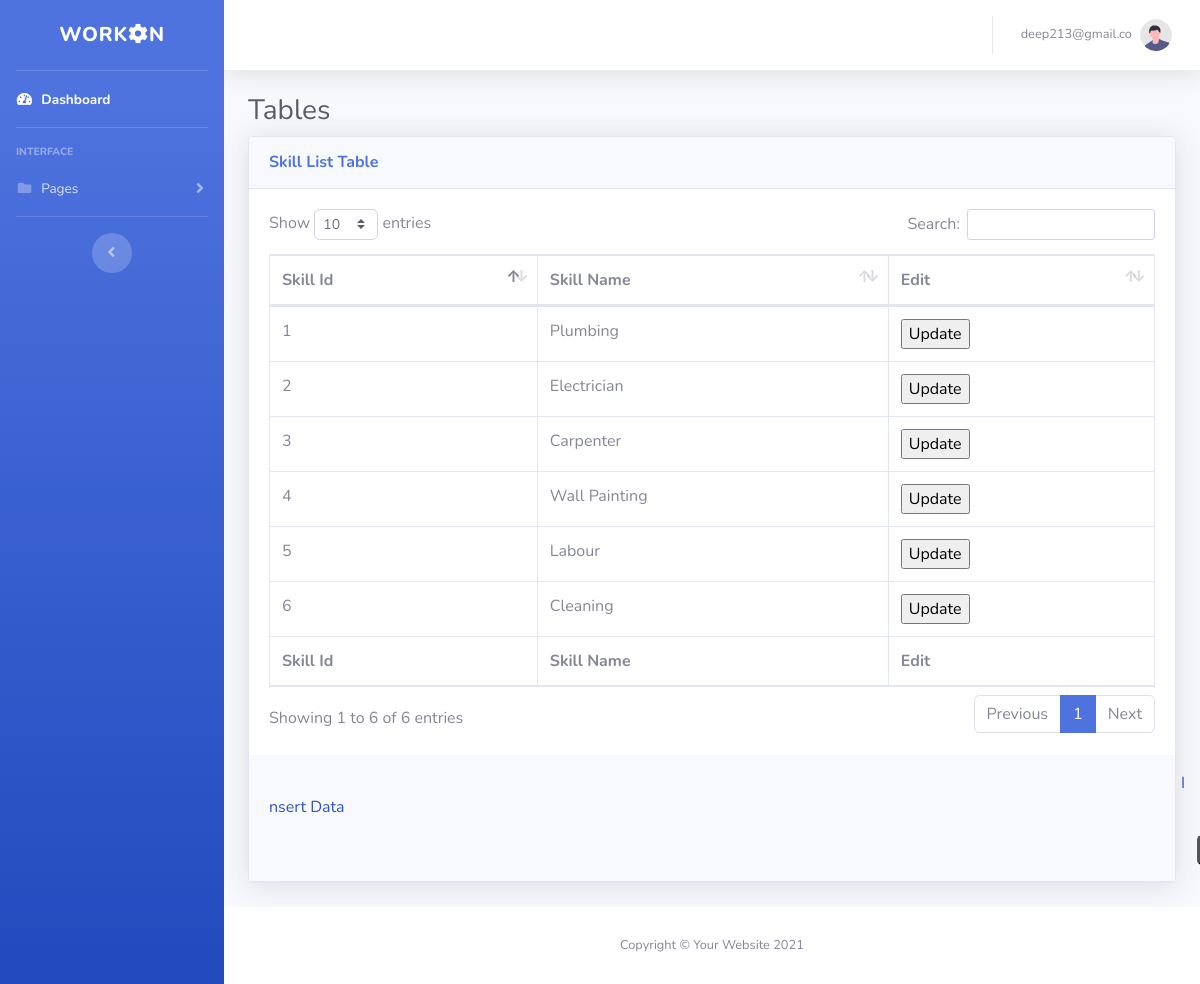
Screenshot of /admin/skills.php (signed in) with the database file from the repository.
### tables this page shows
CREATE TABLE `skill_list` (
  `skill_list_id` int(6) NOT NULL,
  `name` varchar(30) NOT NULL
);

### admin/skills.php (the view, shortened to what this page needs)
<?php include 'config.php';
?>
<!DOCTYPE html>
<html lang="en">
<head>
    <link href="vendor/fontawesome-free/css/all.min.css" rel="stylesheet" type="text/css">
    <link href="css/sb-admin-2.min.css" rel="stylesheet">
    <link href="vendor/datatables/dataTables.bootstrap4.min.css" rel="stylesheet">
</head>
<body id="page-top">
    <div id="wrapper">
        <?php include 'sidebar.php';?>
        <div id="content-wrapper" class="d-flex flex-column">
            <div id="content">
                <?php include 'topbar.php';?>
                <div class="container-fluid">
                    <h1 class="h3 mb-2 text-gray-800">Tables</h1>
                    <?php
                    $sql = "SELECT * FROM `skill_list`";
                    $result = mysqli_query($conn, $sql);
                    if($result !== FALSE)
                    {?>
                    <div class="card shadow mb-4">
                        <div class="card-header py-3">
                            <h6 class="m-0 font-weight-bold text-primary">Skill List Table</h6>
                        </div>
                        <div class="card-body">
                            <div class="table-responsive">
                                <table class="table table-bordered" id="dataTable" width="100%" cellspacing="0">
                                    <thead>
                                        <tr>
                                            <th>Skill Id</th>
                                            <th>Skill Name</th>
                                            <th>Edit</th>
                                        </tr>
                                    </thead>
                                    <tfoot>
                                        <tr>
                                            <th>Skill Id</th>
                                            <th>Skill Name</th>
                                            <th>Edit</th>
                                        </tr>
                                    </tfoot>
                                    <tbody>
                                        <?php
                                      while($row = mysqli_fetch_array($result))
                        {?>
                                        <tr>
                                            <td><?php echo $row['skill_list_id'];?></td>
                                            <td><?php echo $row['name'];?></td>
                                            <th><a href="update/skill_update.php?id=<?php echo $row['skill_list_id'];?>&&name=<?php echo $row['name'];?>"><input
                                                        type="submit" value="Update" /></a></th>
                                        </tr>
                                        <?php
	                    }?>
                                    </tbody>
                                </table>
                            </div>
                        </div>
                        <div class="card-header py-3">
                            <lable style="margin-left:57rem;color:#2b53c5;">Insert Data</lable>
                            <a href="insert/skills_insert.php"><input type="submit"
                                    style="margin-left:58rem;margin-top:1rem;color:white;background:#2b53c5;border-radius:5px;"
                                    value="Insert" /></a>
                        </div>
                    </div>
                    <?php
                    }?>
                </div>
            </div>
            <footer class="sticky-footer bg-white">
                <div class="container my-auto">
                    <div class="copyright text-center my-auto">
                        <span>Copyright &copy; Your Website 2021</span>
                    </div>
                </div>
            </footer>
        </div>
    </div>
</body>
</html>

### rows the page displays
skill_list: skill_list_id "1", name "Plumbing"
skill_list: skill_list_id "2", name "Electrician"
skill_list: skill_list_id "3", name "Carpenter"
skill_list: skill_list_id "4", name "Wall Painting"
skill_list: skill_list_id "5", name "Labour"
skill_list: skill_list_id "6", name "Cleaning"

### other values shown
$_SESSION['ad_email'] "deep213@gmail.co"
